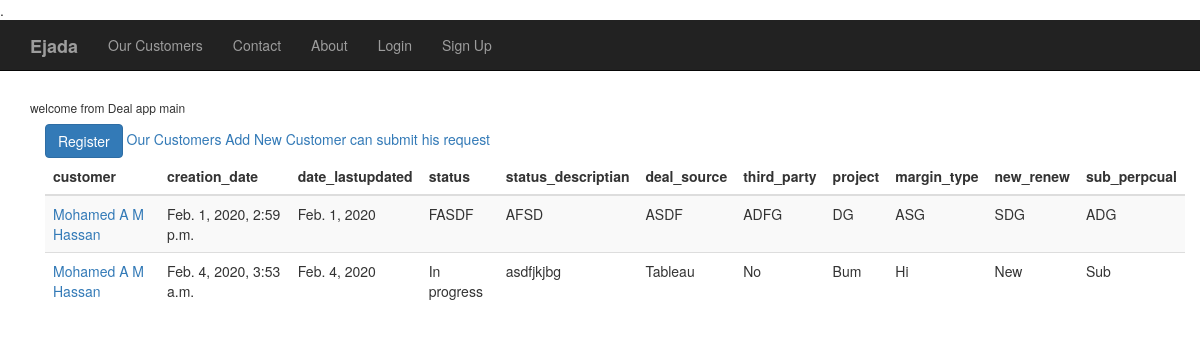
Page /deal_app/main/ on the earlier database version.
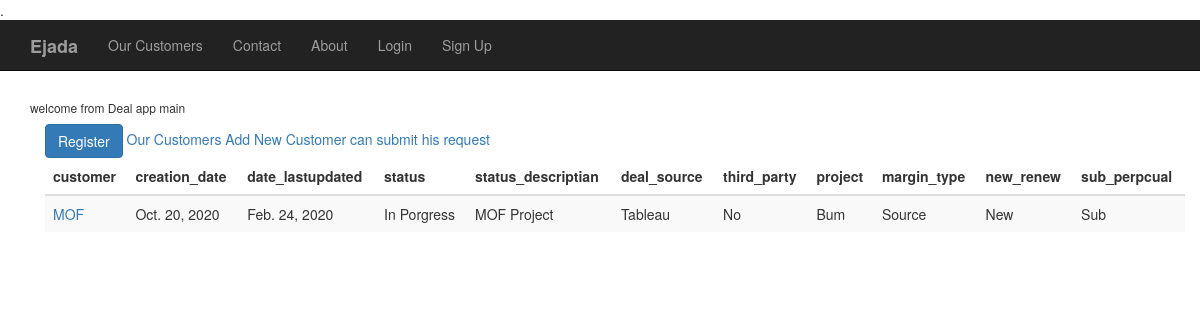
Same page on the later database version.
### deal_app/models.py (models this page shows, shortened)
class Deal(models.Model):
    name = models.CharField(max_length = 20)
    customer = models.ForeignKey(Customer,on_delete=models.PROTECT)
    creation_date =models.DateField()
    date_lastupdated = models.DateField(auto_now=True)
    status = models.CharField(max_length = 20) ##in progress or win or loss
    status_descriptian = models.TextField()
    deal_source = models.CharField(max_length=50)
    third_party = models.CharField(max_length=50)
    project= models.CharField(max_length=50)
    margin_type = models.CharField(max_length=50)
    new_renew = models.CharField(max_length=10)
    sub_perpcual = models.CharField(max_length=50)

class Customer(models.Model):
    name = models.CharField(max_length=100)
    appreviation = models.CharField(max_length=15)
    country = models.CharField(max_length=30)
    region = models.CharField(max_length=30)
    lob = models.CharField(max_length = 30)
    def __str__(self):
        return self.name

### deal_app/views.py (the view)
def main(request):
    deals = Deal.objects.all()
    deals_dictionary = {'deals': deals}
    return render(request,'deal_app/main.html', context=deals_dictionary)

### templates/deal_app/main.html (shortened to what this page needs)
{% extends "basic.html"%}
{% block body_block%}
  <link rel="stylesheet" href="https://maxcdn.bootstrapcdn.com/bootstrap/3.4.1/css/bootstrap.min.css">
    <h6> welcome from Deal app main</h6>
    <div class="container">
      <input type="submit" class="btn btn-primary" value="Register">
      <a  href="{%url "deal_app:customers"%}}">Our Customers</a>
      <a  href="{%url "deal_app:new_deal"%}}">Add New</a>
      <a  href="{%url "deal_app:customers_submission"%}}">Customer can submit his request </a>
    </div>
<div class="container">
    <table class="table table-striped table-dark">
      <thead  class="thead-dark">
        <tr>
            <th scope="col">customer</th>
            <th scope="col">creation_date</th>
            <th scope="col">date_lastupdated</th>
            <th scope="col">status</th>
            <th scope="col">status_descriptian</th>
            <th scope="col">deal_source</th>
            <th scope="col">third_party</th>
            <th scope="col">project</th>
            <th scope="col">margin_type</th>
            <th scope="col">new_renew</th>
            <th scope="col">sub_perpcual</th>
        </tr>
      </thead>
      <tbody>
        {% for deal in deals %}
        <tr>
            <td><a  href="#">{{ deal.customer }}</a></td>
            <td>{{ deal.creation_date }}</td>
            <td>{{ deal.date_lastupdated }}</td>
            <td>{{ deal.status }}</td>
            <td>{{ deal.status_descriptian }}</td>
            <td>{{ deal.deal_source }}</td>
            <td>{{ deal.third_party }}</td>
            <td>{{ deal.project }}</td>
            <td>{{ deal.margin_type }}</td>
            <td>{{ deal.new_renew }}</td>
            <td>{{ deal.sub_perpcual }}</td>
        </tr>
        {% endfor %}
      </tbody>
    </table>
</div>
{% endblock%}

Differences in the rows shown:
removed Deal: customer "Mohamed A M Hassan", creation_date "Feb. 1, 2020, 2:59 p.m.", date_lastupdated "Feb. 1, 2020", status "FASDF", status_descriptian "AFSD", deal_source "ASDF", third_party "ADFG", project "DG", margin_type "ASG", new_renew "SDG", sub_perpcual "ADG"
removed Deal: customer "Mohamed A M Hassan", creation_date "Feb. 4, 2020, 3:53 a.m.", date_lastupdated "Feb. 4, 2020", status "In progress", status_descriptian "asdfjkjbg", deal_source "Tableau", third_party "No", project "Bum", margin_type "Hi", new_renew "New", sub_perpcual "Sub"
added Deal: customer "MOF", creation_date "Oct. 20, 2020", date_lastupdated "Feb. 24, 2020", status "In Porgress", status_descriptian "MOF Project", deal_source "Tableau", third_party "No", project "Bum", margin_type "Source", new_renew "New", sub_perpcual "Sub"
